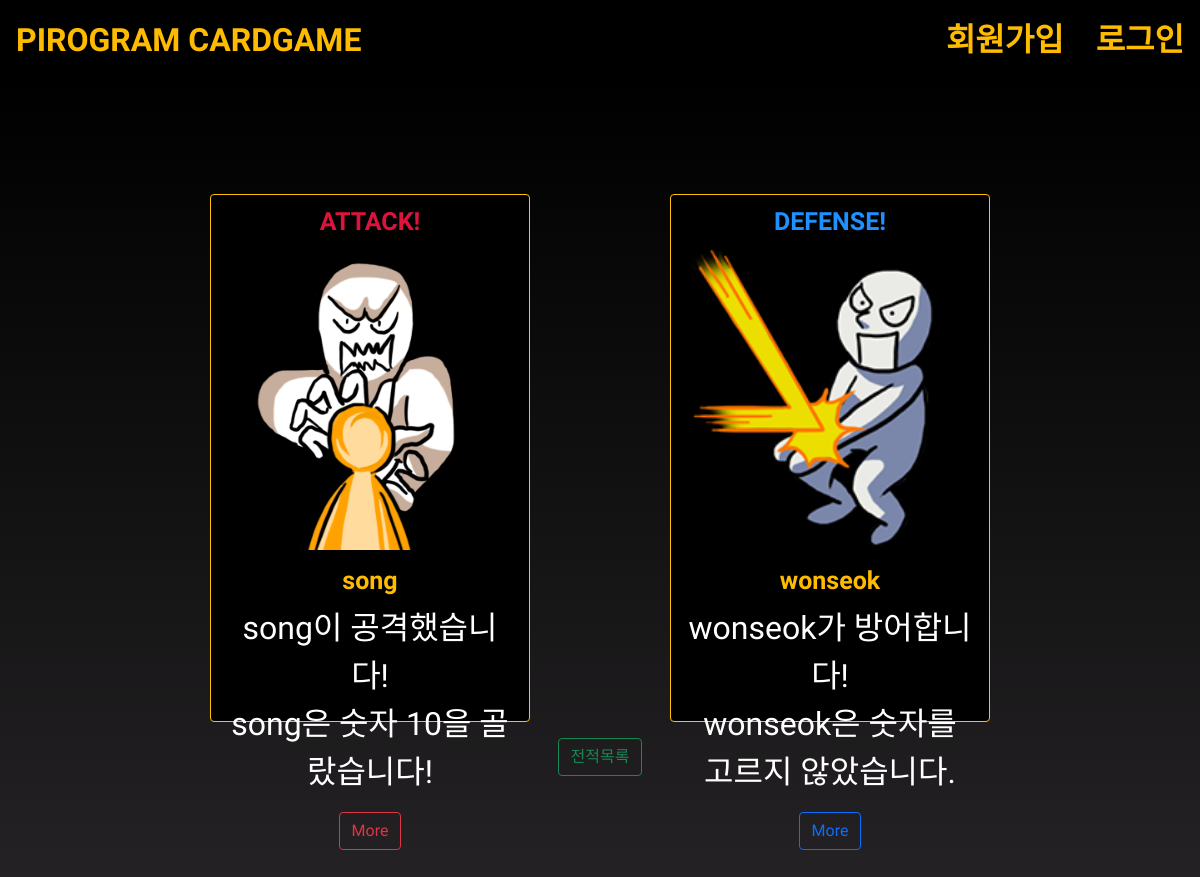
The page /3/detail_game/ on the database as committed earlier.
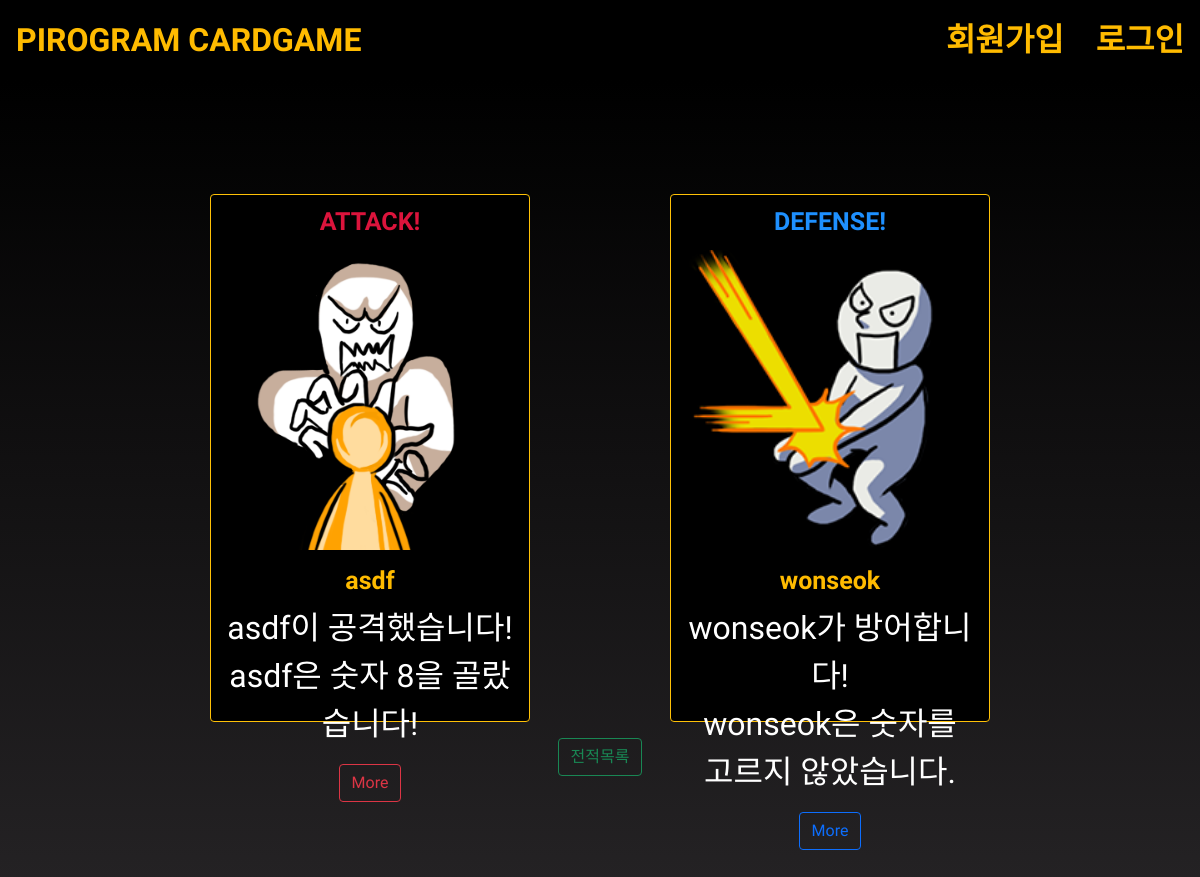
The same page on the database as committed later.
### cardgame/models.py (models this page shows)
class CardGame(models.Model):
    mode = models.CharField(max_length=20, choices=MODE_CHOICE) ## 큰 수가 이기는 게임 or 작은 수가 이기는 게임 (랜덤)
    status = models.CharField(max_length=20, choices=STATUS_CHOICE) ## 진행중(attack, defense 다 있는데, defense.num은 NULL) or 끝난거 (denfense.num이 값을 가짐)
    attack = models.OneToOneField(Attack, on_delete=models.CASCADE)
    defense = models.OneToOneField(Defense, on_delete=models.CASCADE)
    victory_user = models.ForeignKey(User, null=True, blank=True, on_delete=models.CASCADE)

class Attack(models.Model):
    attack_user = models.ForeignKey(User, on_delete=models.CASCADE)
    num = models.ForeignKey(Card, on_delete=models.CASCADE)

class User(AbstractUser):
    point = models.IntegerField(default=0)

class Card(models.Model):
    card_num = models.IntegerField()
    def __str__(self):
        return str(self.card_num)

class Defense(models.Model):
    defense_user = models.ForeignKey(User, on_delete=models.CASCADE)
    num = models.ForeignKey(Card, on_delete=models.CASCADE, null=True, blank=True)

### cardgame/views.py (the view)
# urls.py: path('<int:pk>/detail_game/',views.detail_game,name='detail_game'),
def detail_game(request,pk):
    game=get_object_or_404(CardGame,id=pk)
    if game.status=="끝":
        ctx={'game':game,
        'current_user':request.user
        }
        return render(request,template_name='detail_end.html',context=ctx)
    if game.status=="진행중":
        ctx={'game':game,
        'current_user':request.user
       }
        return render(request,template_name='detail_progress.html',context=ctx)

### templates/detail_progress.html (shortened to what this page needs)
{% extends 'base.html' %}
{% load static %}
{% block content %}
<div class="detail">
    <div class="attdef">
    <div class="card border-warning mb-3" style="max-width: 20rem; max-height: 33rem;">
        <div class="card-header" style="color:crimson">
          ATTACK!
        </div>
        <img src="{% static 'src/attack.png' %}" width=300; />
        <div class="card-body">
          <h5 class="card-title">{{game.attack.attack_user}}</h5>
          <p class="card-text">
              {{game.attack.attack_user}}이 공격했습니다!<br>
              {{game.attack.attack_user}}은 숫자 {{game.attack.num}}을 골랐습니다!</p>
              <button type="button" id="btn-open-popup"  class="btn btn-outline-danger" data-bs-toggle="modal" data-bs-target="#modalwhite">More</button>
        </div>
      </div>
      <div class="card border-warning mb-3" style="max-width: 20rem;max-height: 33rem;">
        <div class="card-header" style="color:dodgerblue">
          DEFENSE!
        </div>
        <img src="{% static 'src/defense.png' %}" alt="" width=300;/>
        <div class="card-body">
          <h5 class="card-title">{{game.defense.defense_user}}</h5>
          <p class="card-text">{{game.defense.defense_user}}가 방어합니다!<br>
            {{game.defense.defense_user}}은 숫자를 고르지 않았습니다.
        </p>
        <button type="button" id="sbtn-open-popup" class="btn btn-outline-primary" data-bs-toggle="modal" data-bs-target="#modalwhite">More</button>
        </div>
      </div>
    </div>
    <div id="source" style="background: none!important;">
    <a href="{% url 'cardgame:list_game' %}"><button type="button" class="btn btn-outline-success">전적목록</button></a>
</div>
</div>
{% endblock %}

Rows that differ between the two databases and show on the page:
changed CardGame "wonseok": attack.attack_user "song" → "asdf"; attack.num "10" → "8"
